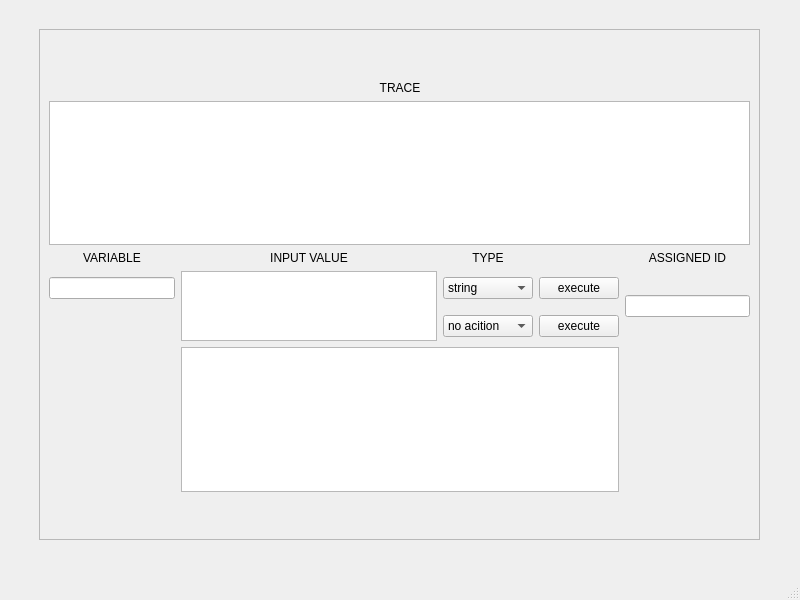
<?xml version="1.0" encoding="UTF-8"?>
<ui version="4.0">
 <class>MainWindow</class>
 <widget class="QMainWindow" name="MainWindow">
  <property name="geometry">
   <rect>
    <x>0</x>
    <y>0</y>
    <width>800</width>
    <height>600</height>
   </rect>
  </property>
  <property name="windowTitle">
   <string>MainWindow</string>
  </property>
  <widget class="QWidget" name="centralwidget">
   <widget class="QFrame" name="frame">
    <property name="geometry">
     <rect>
      <x>39</x>
      <y>29</y>
      <width>721</width>
      <height>511</height>
     </rect>
    </property>
    <property name="frameShape">
     <enum>QFrame::StyledPanel</enum>
    </property>
    <property name="frameShadow">
     <enum>QFrame::Raised</enum>
    </property>
    <widget class="QWidget" name="gridLayoutWidget">
     <property name="geometry">
      <rect>
       <x>10</x>
       <y>52</y>
       <width>701</width>
       <height>411</height>
      </rect>
     </property>
     <layout class="QGridLayout" name="gridLayout">
      <item row="7" column="3">
       <widget class="QPushButton" name="btn_exec">
        <property name="text">
         <string>execute</string>
        </property>
       </widget>
      </item>
      <item row="8" column="3">
       <widget class="QPushButton" name="btn_exec_2">
        <property name="text">
         <string>execute</string>
        </property>
       </widget>
      </item>
      <item row="8" column="2">
       <widget class="QComboBox" name="comboBox_2">
        <item>
         <property name="text">
          <string>no acition</string>
         </property>
        </item>
        <item>
         <property name="text">
          <string>add item</string>
         </property>
        </item>
        <item>
         <property name="text">
          <string>delete item</string>
         </property>
        </item>
       </widget>
      </item>
      <item row="6" column="2">
       <widget class="QLabel" name="TYPE">
        <property name="text">
         <string>TYPE</string>
        </property>
        <property name="alignment">
         <set>Qt::AlignCenter</set>
        </property>
       </widget>
      </item>
      <item row="6" column="1">
       <widget class="QLabel" name="INPUT">
        <property name="text">
         <string>INPUT VALUE</string>
        </property>
        <property name="alignment">
         <set>Qt::AlignCenter</set>
        </property>
       </widget>
      </item>
      <item row="7" column="2">
       <widget class="QComboBox" name="comboBox">
        <item>
         <property name="text">
          <string>string</string>
         </property>
        </item>
        <item>
         <property name="text">
          <string>integer</string>
         </property>
        </item>
        <item>
         <property name="text">
          <string>float</string>
         </property>
        </item>
        <item>
         <property name="text">
          <string>list</string>
         </property>
        </item>
        <item>
         <property name="text">
          <string>tuple</string>
         </property>
        </item>
        <item>
         <property name="text">
          <string>set</string>
         </property>
        </item>
        <item>
         <property name="text">
          <string>dictionary</string>
         </property>
        </item>
        <item>
         <property name="text">
          <string>variable</string>
         </property>
        </item>
        <item>
         <property name="text">
          <string>id</string>
         </property>
        </item>
       </widget>
      </item>
      <item row="6" column="4">
       <widget class="QLabel" name="ID">
        <property name="text">
         <string>ASSIGNED ID</string>
        </property>
        <property name="alignment">
         <set>Qt::AlignCenter</set>
        </property>
       </widget>
      </item>
      <item row="7" column="0">
       <widget class="QLineEdit" name="lineEdit"/>
      </item>
      <item row="6" column="0">
       <widget class="QLabel" name="label">
        <property name="text">
         <string>VARIABLE</string>
        </property>
        <property name="alignment">
         <set>Qt::AlignCenter</set>
        </property>
       </widget>
      </item>
      <item row="0" column="1" colspan="3">
       <widget class="QLabel" name="TRACE">
        <property name="text">
         <string>TRACE</string>
        </property>
        <property name="alignment">
         <set>Qt::AlignCenter</set>
        </property>
       </widget>
      </item>
      <item row="5" column="0" colspan="5">
       <widget class="QTextBrowser" name="history"/>
      </item>
      <item row="7" column="1" rowspan="2">
       <widget class="QTextEdit" name="input"/>
      </item>
      <item row="7" column="4" rowspan="2">
       <widget class="QLineEdit" name="id_result"/>
      </item>
      <item row="10" column="1" colspan="3">
       <widget class="QTextBrowser" name="warning"/>
      </item>
     </layout>
    </widget>
   </widget>
  </widget>
  <widget class="QStatusBar" name="statusbar"/>
 </widget>
 <resources/>
 <connections/>
</ui>
